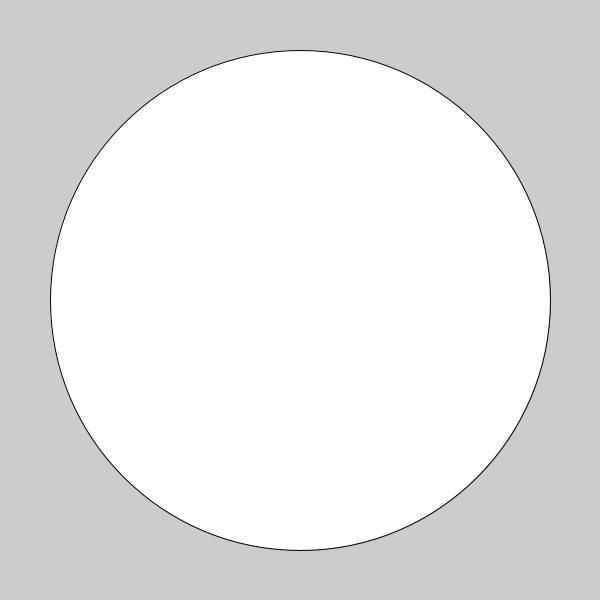
Frame 1 (no input)
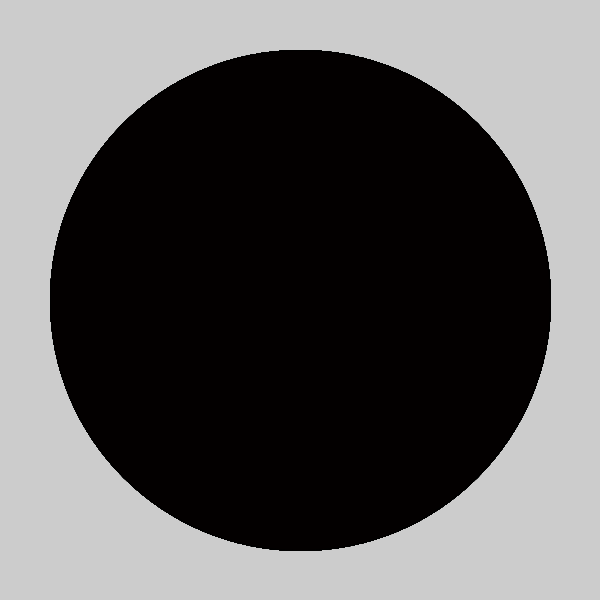
Frame 60 (the mouse pressed at the canvas centre just before this capture)
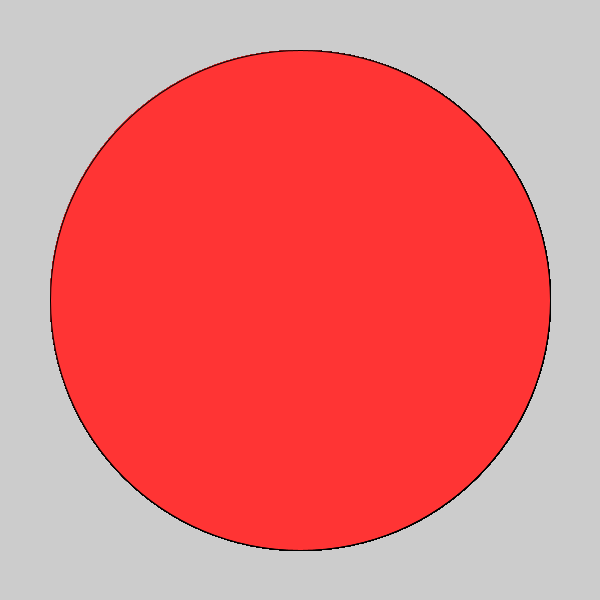
Frame 120 (the mouse held since frame 60 and released just before this capture)

The Processing sketch that drew these frames (run headless with seeded random() and noise(); from frame 60 on, the mouse is pressed at the canvas centre):

// Processing sketch: c_LogicalDot
// ── c_LogicalDot.pde

void setup() {
  
// 1. Set the size of the sketch. Make it 600 pixels square. 
  size(600,600);

}

void draw() {
  
// 2. Draw an ellipse
// Run the program to make sure it works before moving on.
ellipse(300, 300 , 500 , 500);

// 3. Change the color of the ellipse when the mouse is pressed.
//    Use the following code, but put your colors where indicated
//    Remember to use the   fill()  command to set colors.

if (mousePressed) {
 
   //  put one color here 
  fill(#FF3434);
} else {
  
   // put a different color here
  fill(#030000);
}  
  
  
  
}
